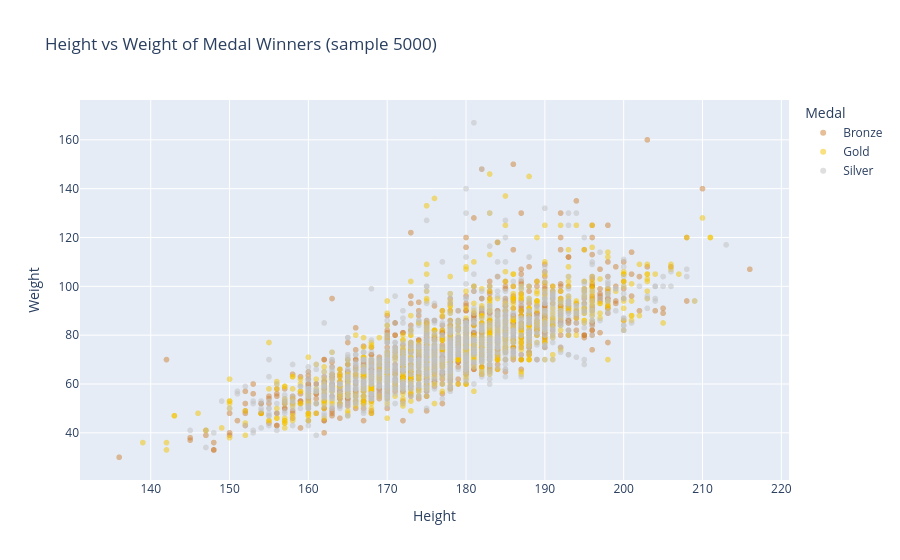

The code cell stored with this chart in its notebook:
### Code cell
# Height vs Weight scatter (medal winners)
fig = px.scatter(medal_df.sample(5000, random_state=42), x='Height', y='Weight',
                 color='Medal', opacity=0.5,
                 title='Height vs Weight of Medal Winners (sample 5000)',
                 color_discrete_map=medal_colors)
fig.show()

### Figure 1 — Plotly figure (JSON) as saved in the notebook; plotly's stock layout.template omitted (floating-point values rounded to 4 significant figures; data arrays with more than 128 entries replaced by an {"elided": "..."} marker saying what was removed)
{"data": [{"hovertemplate": "Medal=Bronze<br>Height=%{x}<br>Weight=%{y}<extra></extra>", "legendgroup": "Bronze", "marker": {"color": "#CD7F32", "opacity": 0.5, "symbol": "circle"}, "mode": "markers", "name": "Bronze", "showlegend": true, "type": "scattergl", "x": {"elided": "1690 float values"}, "xaxis": "x", "y": {"elided": "1690 float values"}, "yaxis": "y"}, {"hovertemplate": "Medal=Gold<br>Height=%{x}<br>Weight=%{y}<extra></extra>", "legendgroup": "Gold", "marker": {"color": "#F4C300", "opacity": 0.5, "symbol": "circle"}, "mode": "markers", "name": "Gold", "showlegend": true, "type": "scattergl", "x": {"elided": "1652 float values"}, "xaxis": "x", "y": {"elided": "1652 float values"}, "yaxis": "y"}, {"hovertemplate": "Medal=Silver<br>Height=%{x}<br>Weight=%{y}<extra></extra>", "legendgroup": "Silver", "marker": {"color": "#C0C0C0", "opacity": 0.5, "symbol": "circle"}, "mode": "markers", "name": "Silver", "showlegend": true, "type": "scattergl", "x": {"elided": "1658 float values"}, "xaxis": "x", "y": {"elided": "1658 float values"}, "yaxis": "y"}], "layout": {"legend": {"title": {"text": "Medal"}, "tracegroupgap": 0}, "title": {"text": "Height vs Weight of Medal Winners (sample 5000)"}, "xaxis": {"anchor": "y", "domain": [0, 1], "title": {"text": "Height"}}, "yaxis": {"anchor": "x", "domain": [0, 1], "title": {"text": "Weight"}}}}
